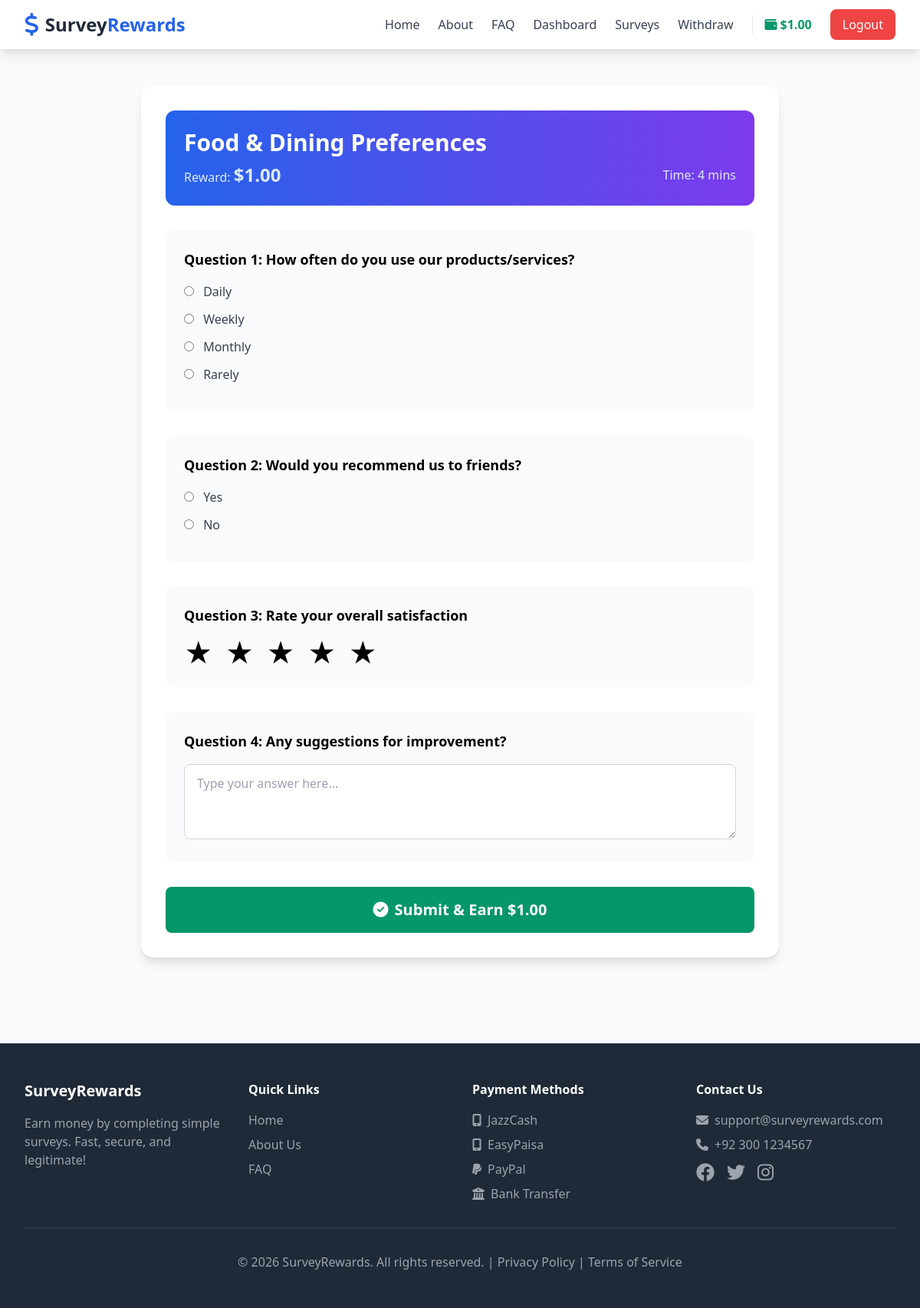
Page /surveys/4/start/ (signed in) on the committed database.
### users/models.py (models this page shows, shortened)
class User(AbstractUser):
    email = models.EmailField(unique=True)
    phone = models.CharField(max_length=20, blank=True, null=True)
    balance = models.DecimalField(max_digits=10, decimal_places=2, default=0.00)
    total_earned = models.DecimalField(max_digits=10, decimal_places=2, default=0.00)
    total_withdrawn = models.DecimalField(max_digits=10, decimal_places=2, default=0.00)
    is_verified = models.BooleanField(default=False)
    referral_code = models.CharField(max_length=20, unique=True, blank=True, null=True)
    referred_by = models.ForeignKey('self', on_delete=models.SET_NULL, null=True, blank=True, related_name='referrals')
    date_joined = models.DateTimeField(default=timezone.now)
    last_login = models.DateTimeField(null=True, blank=True)
    USERNAME_FIELD = 'email'
    REQUIRED_FIELDS = ['username']

### surveys/models.py (models this page shows, shortened)
class Survey(models.Model):
    CATEGORY_CHOICES = [
        ('health', 'Health & Wellness'),
        ('tech', 'Technology'),
        ('shopping', 'Shopping'),
        ('finance', 'Finance'),
        ('education', 'Education'),
        ('entertainment', 'Entertainment'),
        ('food', 'Food & Dining'),
        ('travel', 'Travel'),
        ('general', 'General'),
    ]
    DIFFICULTY_CHOICES = [
        ('easy', 'Easy (2-5 mins)'),
        ('medium', 'Medium (5-10 mins)'),
        ('hard', 'Hard (10-20 mins)'),
    ]
    title = models.CharField(max_length=255)
    description = models.TextField()
    category = models.CharField(max_length=50, choices=CATEGORY_CHOICES, default='general')
    difficulty = models.CharField(max_length=20, choices=DIFFICULTY_CHOICES, default='easy')
    reward = models.DecimalField(max_digits=10, decimal_places=2)
    estimated_time = models.IntegerField(help_text="Estimated time in minutes")
    questions_count = models.IntegerField(default=10)
    is_active = models.BooleanField(default=True)
    max_participants = models.IntegerField(null=True, blank=True)
    current_participants = models.IntegerField(default=0)
    created_at = models.DateTimeField(auto_now_add=True)
    expires_at = models.DateTimeField(null=True, blank=True)

class SurveyQuestion(models.Model):
    survey = models.ForeignKey(Survey, on_delete=models.CASCADE, related_name='questions')
    question_text = models.TextField()
    question_type = models.CharField(max_length=50, choices=[
        ('multiple_choice', 'Multiple Choice'),
        ('text', 'Text Answer'),
        ('rating', 'Rating (1-5)'),
        ('yes_no', 'Yes/No'),
    ], default='multiple_choice')
    options = models.JSONField(null=True, blank=True, help_text="For multiple choice questions")
    order = models.IntegerField(default=0)
    class Meta:
        ordering = ['order']

### surveys/views.py (the view)
# urls.py: path('<int:survey_id>/start/', views.start_survey, name='start_survey'),
def start_survey(request, survey_id):
    if not request.user.is_authenticated:
        from django.contrib.auth.views import redirect_to_login
        return redirect_to_login(request.get_full_path(), login_url='login')
    survey = get_object_or_404(Survey, id=survey_id, is_active=True)
    if SurveyAnswer.objects.filter(user=request.user, survey=survey).exists():
        messages.warning(request, 'You have already completed this survey.')
        return redirect('survey_list')
    questions = survey.questions.all()
    context = {
        'survey': survey,
        'questions': questions,
    }
    return render(request, 'surveys/survey_start.html', context)

### templates/surveys/survey_start.html (shortened to what this page needs)
{% extends 'base.html' %}
{% block content %}
<div class="max-w-4xl mx-auto px-4 sm:px-6 lg:px-8 py-12">
    <div class="bg-white rounded-2xl p-8 shadow-lg">
        <div class="bg-gradient-to-r from-blue-600 to-purple-600 text-white p-6 rounded-xl mb-8">
            <h1 class="text-3xl font-bold mb-2">{{ survey.title }}</h1>
            <div class="flex items-center justify-between">
                <p class="text-blue-100">Reward: <span class="font-bold text-2xl">${{ survey.reward }}</span></p>
                <p class="text-blue-100">Time: {{ survey.estimated_time }} mins</p>
            </div>
        </div>
        <form method="post" action="{% url 'submit_survey' survey.id %}">
            {% for question in questions %}
            <div class="mb-8 p-6 bg-gray-50 rounded-xl">
                <p class="text-lg font-semibold mb-4">Question {{ forloop.counter }}: {{ question.question_text }}</p>
                {% if question.question_type == 'multiple_choice' %}
                    {% for option in question.options %}
                    <label class="block mb-3 cursor-pointer">
                        <input type="radio" name="question_{{ question.id }}" value="{{ option }}" required class="mr-2">
                        <span class="text-gray-700">{{ option }}</span>
                    </label>
                    {% endfor %}
                {% elif question.question_type == 'yes_no' %}
                    <label class="block mb-3 cursor-pointer">
                        <input type="radio" name="question_{{ question.id }}" value="Yes" required class="mr-2">
                        <span class="text-gray-700">Yes</span>
                    </label>
                    <label class="block mb-3 cursor-pointer">
                        <input type="radio" name="question_{{ question.id }}" value="No" required class="mr-2">
                        <span class="text-gray-700">No</span>
                    </label>
                {% elif question.question_type == 'rating' %}
                    <div class="flex space-x-4">
                        {% for i in "12345" %}
                        <label class="cursor-pointer">
                            <span class="text-4xl rating-star hover:text-yellow-500">★</span>
                        </label>
                        {% endfor %}
                    </div>
                {% elif question.question_type == 'text' %}
                    <textarea name="question_{{ question.id }}" required rows="3"
                              class="w-full px-4 py-3 border border-gray-300 rounded-lg focus:ring-2 focus:ring-blue-500 focus:border-transparent"
                              placeholder="Type your answer here..."></textarea>
                {% endif %}
            </div>
            {% endfor %}
            <button type="submit" class="w-full bg-green-600 hover:bg-green-700 text-white py-4 rounded-lg font-bold text-xl transition">
                <i class="fas fa-check-circle mr-2"></i>Submit & Earn ${{ survey.reward }}
            </button>
        </form>
    </div>
</div>
{% endblock %}

### templates/base.html (shortened to what this page needs)
<!DOCTYPE html>
<html lang="en">
<head>
    {% load static %}
    <link href="https://cdn.jsdelivr.net/npm/tailwindcss@2.2.19/dist/tailwind.min.css" rel="stylesheet">
    <link rel="stylesheet" href="https://cdnjs.cloudflare.com/ajax/libs/font-awesome/6.4.0/css/all.min.css">
    <link rel="stylesheet" href="{% static 'css/style.css' %}">
</head>
<body class="bg-gray-50">
    <nav class="bg-white shadow-lg sticky top-0 z-50">
        <div class="max-w-7xl mx-auto px-4 sm:px-6 lg:px-8">
            <div class="flex justify-between h-16">
                <div class="flex items-center">
                    <a href="{% url 'home' %}" class="flex items-center">
                        <i class="fas fa-dollar-sign text-3xl text-blue-600 mr-2"></i>
                        <span class="text-2xl font-bold text-gray-800">Survey<span class="text-blue-600">Rewards</span></span>
                    </a>
                </div>
                <div class="hidden md:flex items-center space-x-6">
                    <a href="{% url 'home' %}" class="text-gray-700 hover:text-blue-600 font-medium">Home</a>
                    <a href="{% url 'about' %}" class="text-gray-700 hover:text-blue-600 font-medium">About</a>
                    <a href="{% url 'faq' %}" class="text-gray-700 hover:text-blue-600 font-medium">FAQ</a>
                    {% if user.is_authenticated %}
                        <a href="{% url 'dashboard' %}" class="text-gray-700 hover:text-blue-600 font-medium">Dashboard</a>
                        <a href="{% url 'survey_list' %}" class="text-gray-700 hover:text-blue-600 font-medium">Surveys</a>
                        <a href="{% url 'payment_dashboard' %}" class="text-gray-700 hover:text-blue-600 font-medium">Withdraw</a>
                        <div class="border-l pl-4 ml-4">
                            <span class="text-green-600 font-bold"><i class="fas fa-wallet mr-1"></i>${{ user.balance|floatformat:2 }}</span>
                        </div>
                        <a href="{% url 'logout' %}" class="bg-red-500 hover:bg-red-600 text-white px-4 py-2 rounded-lg font-medium transition">Logout</a>
                    {% else %}
                        <a href="{% url 'login' %}" class="text-gray-700 hover:text-blue-600 font-medium">Login</a>
                        <a href="{% url 'register' %}" class="bg-blue-600 hover:bg-blue-700 text-white px-6 py-2 rounded-lg font-medium transition">Get Started</a>
                    {% endif %}
                </div>
            </div>
        </div>
    </nav>
    <main>
        {% block content %}{% endblock %}
    </main>
    <footer class="bg-gray-800 text-white mt-16">
        <div class="max-w-7xl mx-auto px-4 sm:px-6 lg:px-8 py-12">
            <div class="grid grid-cols-1 md:grid-cols-4 gap-8">
                <div>
                    <h3 class="text-xl font-bold mb-4">SurveyRewards</h3>
                    <p class="text-gray-400">Earn money by completing simple surveys. Fast, secure, and legitimate!</p>
                </div>
                <div>
                    <h4 class="font-semibold mb-4">Quick Links</h4>
                    <ul class="space-y-2">
                        <li><a href="{% url 'home' %}" class="text-gray-400 hover:text-white">Home</a></li>
                        <li><a href="{% url 'about' %}" class="text-gray-400 hover:text-white">About Us</a></li>
                        <li><a href="{% url 'faq' %}" class="text-gray-400 hover:text-white">FAQ</a></li>
                    </ul>
                </div>
                <div>
                    <h4 class="font-semibold mb-4">Payment Methods</h4>
                    <ul class="space-y-2 text-gray-400">
                        <li><i class="fas fa-mobile-alt mr-2"></i>JazzCash</li>
                        <li><i class="fas fa-mobile-alt mr-2"></i>EasyPaisa</li>
                        <li><i class="fab fa-paypal mr-2"></i>PayPal</li>
                        <li><i class="fas fa-university mr-2"></i>Bank Transfer</li>
                    </ul>
                </div>
                <div>
                    <h4 class="font-semibold mb-4">Contact Us</h4>
                    <ul class="space-y-2 text-gray-400">
                        <li><i class="fas fa-envelope mr-2"></i>support@surveyrewards.com</li>
                        <li><i class="fas fa-phone mr-2"></i>+92 300 1234567</li>
                        <li class="flex space-x-4 mt-4">
                            <a href="#" class="text-2xl hover:text-blue-400"><i class="fab fa-facebook"></i></a>
                            <a href="#" class="text-2xl hover:text-blue-400"><i class="fab fa-twitter"></i></a>
                            <a href="#" class="text-2xl hover:text-blue-400"><i class="fab fa-instagram"></i></a>
                        </li>
                    </ul>
                </div>
            </div>
            <div class="border-t border-gray-700 mt-8 pt-8 text-center text-gray-400">
                <p>&copy; 2026 SurveyRewards. All rights reserved. | <a href="#" class="hover:text-white">Privacy Policy</a> | <a href="#" class="hover:text-white">Terms of Service</a></p>
            </div>
        </div>
    </footer>
</body>
</html>

### static/css/style.css (style rules this page uses)
html { scroll-behavior: smooth; }

### templates/surveys/survey_start.html (style rules this page uses)
.rating-star { transition: color 0.2s ease; }

### rows in the picture
User: balance "1.00"
Survey: title "Food & Dining Preferences", reward "1.00", estimated_time "4"
SurveyQuestion: question_text "How often do you use our products/services?", options "Daily" "Weekly" "Monthly" "Rarely"
SurveyQuestion: question_text "Would you recommend us to friends?"
SurveyQuestion: question_text "Rate your overall satisfaction", question_type "rating" (drawn)
SurveyQuestion: question_text "Any suggestions for improvement?", id "Type your answer here..."
